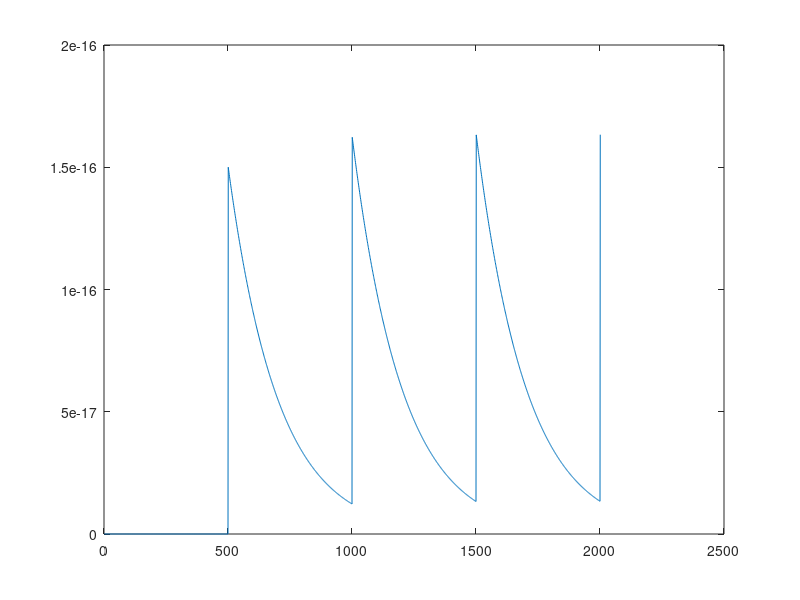
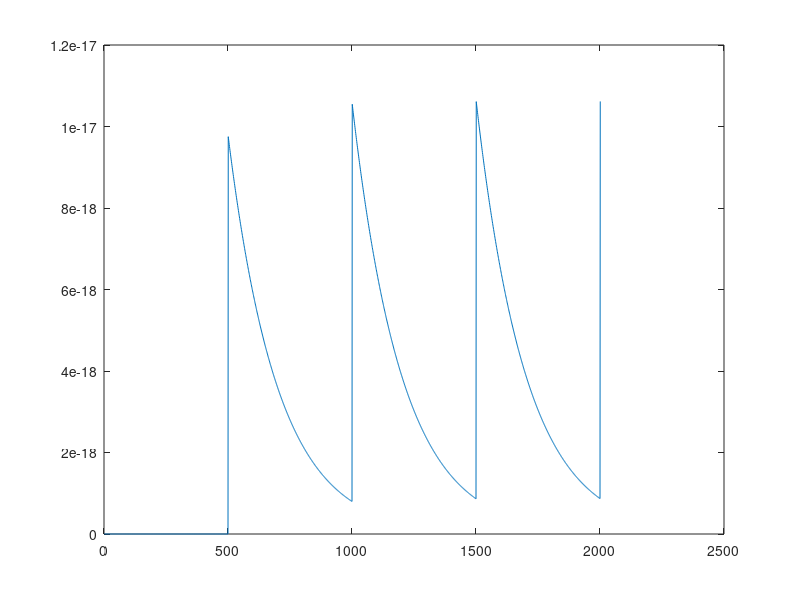
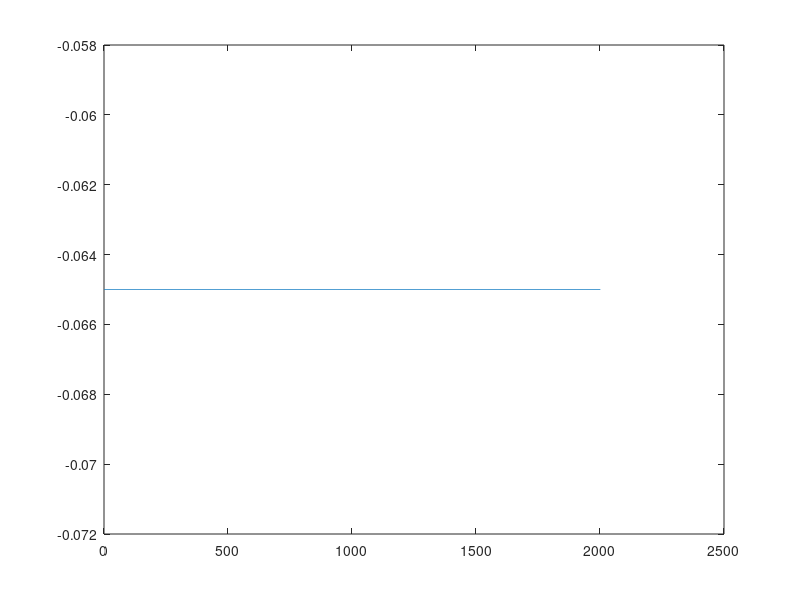

Here is the MATLAB script that generated these plots, in order:
clc;
clear all;

spike_input = 0;

dt = 10^-5;

N = (20 * 10^-3)/dt;      % 2000 time steps

tau = 2 * 10^-3;
g_l = 15 * 10^-9;
g_s = 15 * 10^-12;
E_s = 0;


P(1) = 0;
U(1) = -65 * 10^-3;
I(1) = 0;
g(1) = 0;
w = 1; 
C = 12.4*10^-12;

for i = 1:N
    
    if (rem(i,500) == 0)                % input spike is given every 5 milliseconds
        spike_input = 1;
    end
    
    dP(i) = dt*((-P(i)/tau)+ spike_input);
    P(i+1) = P(i) + dP(i);
    g(i+1) = g_s * w * P(i+1);
    I(i+1) = g(i+1)* (E_s - U(i));
    
    dU(i) = ( -g_l*(U(i) - U(1)) + I(i+1))*(dt/C)  ;
    
    U(i+1) = U(i) + dU(i);
    
    
    spike_input = 0;
    
end

t = 1: N+1;

figure
plot(t,g);

figure
plot(t,I);


figure
plot(t,U);
    
    
    
    
